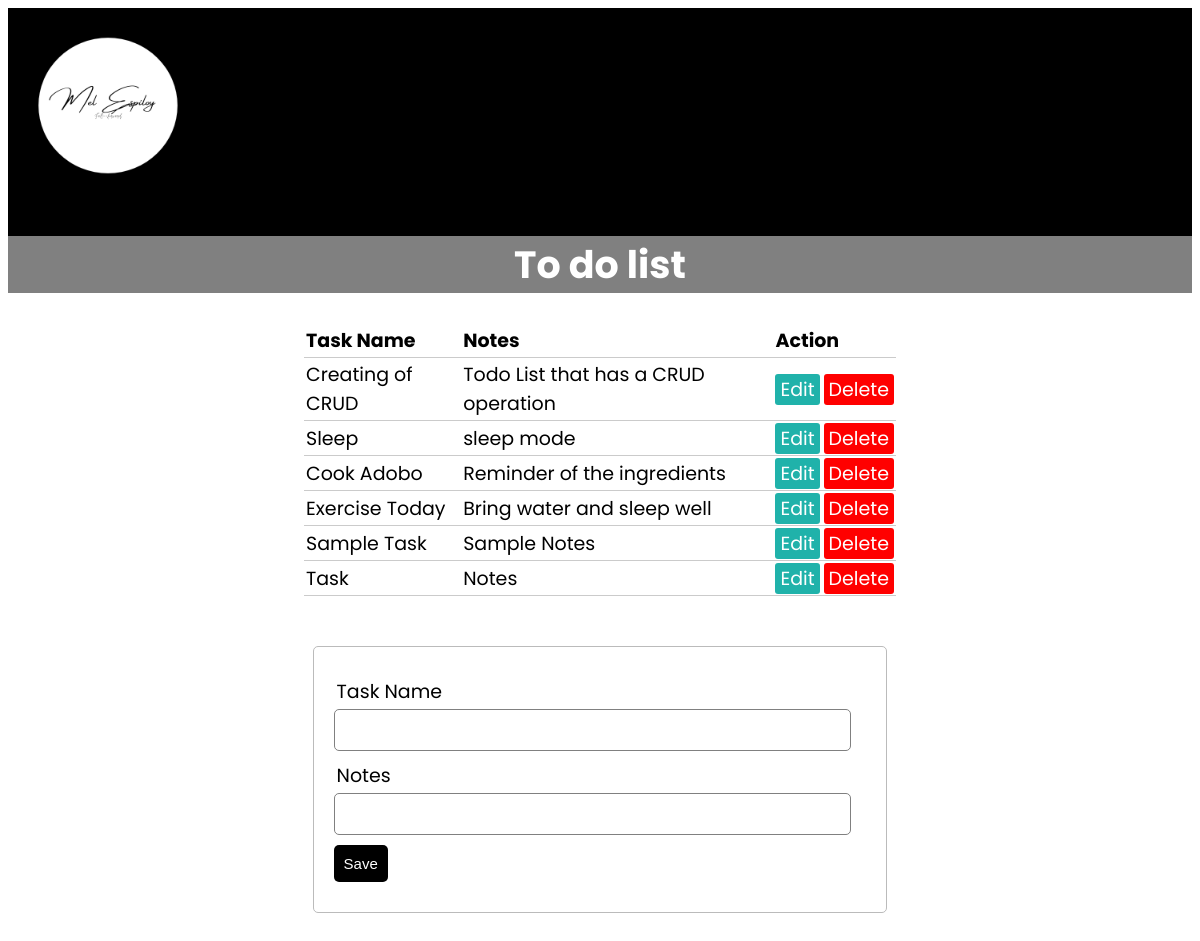
The page / on the database its author committed.
### tables this page shows
CREATE TABLE `todolist` (
  `id` int(11) NOT NULL,
  `task` varchar(255) NOT NULL,
  `notes` varchar(255) NOT NULL
);

### database.php (called while the page is built, shortened)
<?php
    $task = "";
    $notes = "";
    $edit = false;
    $con = mysqli_connect('localhost','root','','crud');
    $result = mysqli_query($con,"SELECT * FROM todolist");
?>

### index.php (the view, shortened to what this page needs)
<?php include('database.php');
?>
<!DOCTYPE html>
<html lang="en">
<head>
    <link rel = "stylesheet" type = "text/css" href="style.css?v=<?php echo time(); ?>">
    <div class="size">
        <img class ="image" src="Logo.png" alt="">
        <h1 class = "header">To do list</h1>
    </div>
</head>
<body>
    <table>
        <thead>
            <tr>
                <th> Task Name</th>
                <th>Notes</th>
                <th colspan = "2">Action</th>
            </tr>
        </thead>
        <tbody>
            <?php while($row = mysqli_fetch_array($result))
            {
                ?>
                <tr>
                    <td><?php echo $row['task']; ?></td>
                    <td><?php echo $row['notes']; ?></td>
                    <td>
                        <a class = "edit-button" href="index.php?edit=<?php echo $row['id']; ?>">Edit</a>
                    </td>
                <td>
                    <a class = "delete-button" href="database.php?delete=<?php echo $row['id']; ?>">Delete</a>
                </td>
                </tr>
                <?php
            } ?>
        </tbody>
    </table>
    <form method= "POST" action = "database.php">
        <div class ="input-group">
            <label> Task Name </label>
            <input type="text" name = "task" value = "<?php echo $task; ?>">
        </div>
            <div class = "input-group">
                <label> Notes </label>
                <input type="text" name = "notes" value = "<?php echo $notes; ?>">
            </div>
                <div class = "input-group">
                    <?php if($edit == false): ?>
                        <button type = "Submit" name = "save" class = "button">Save</button>
                    <?php else: ?>
                        <button type = "Submit" name = "update" class = "button">Update</button>
                    <?php endif ?>
                </div>
    </form>
</body>
</html>

### style.css (style rules this page uses)
body { font-size: 19px; background-color: white; font-family: "Poppins", sans-serif; }
table { width: 50%; margin: 30px auto; border-collapse: collapse; text-align: left; }
tr { border-bottom: 1px solid #cbcbcb; }
th, td { border: none; height: 30px; padding: 2px; }
form { width: 45%; margin: 50px auto; text-align: left; padding: 20px; border: 1px solid #bbbbbb; border-radius: 5px; }
.input-group { margin: 10px 0px 10px 0px; }
.input-group label { display: block; text-align: left; margin: 3px; }
.input-group input { height: 30px; width: 93%; padding: 5px 10px; font-size: 16px; border-radius: 5px; border: 1px solid grey; }
.button { padding: 10px; font-size: 15px; color: white; background: black; border: none; border-radius: 5px; }
.edit-button { text-decoration: none; padding: 2px 5px; background: lightseagreen; color: white; border-radius: 3px; }
.delete-button { text-decoration: none; padding: 2px 5px; color: white; border-radius: 3px; background: red; }
.header { color: white; text-align: center; background-color: gray; }
.image { width: 200px; height: 195px; }
.size { background-color: black; }

### rows shown on the page
todolist: task "Creating of CRUD", notes "Todo List that has a CRUD operation"
todolist: task "Sleep", notes "sleep mode"
todolist: task "Cook Adobo", notes "Reminder of the ingredients"
todolist: task "Exercise Today", notes "Bring water and sleep well"
todolist: task "Sample Task", notes "Sample Notes"
todolist: task "Task", notes "Notes"
